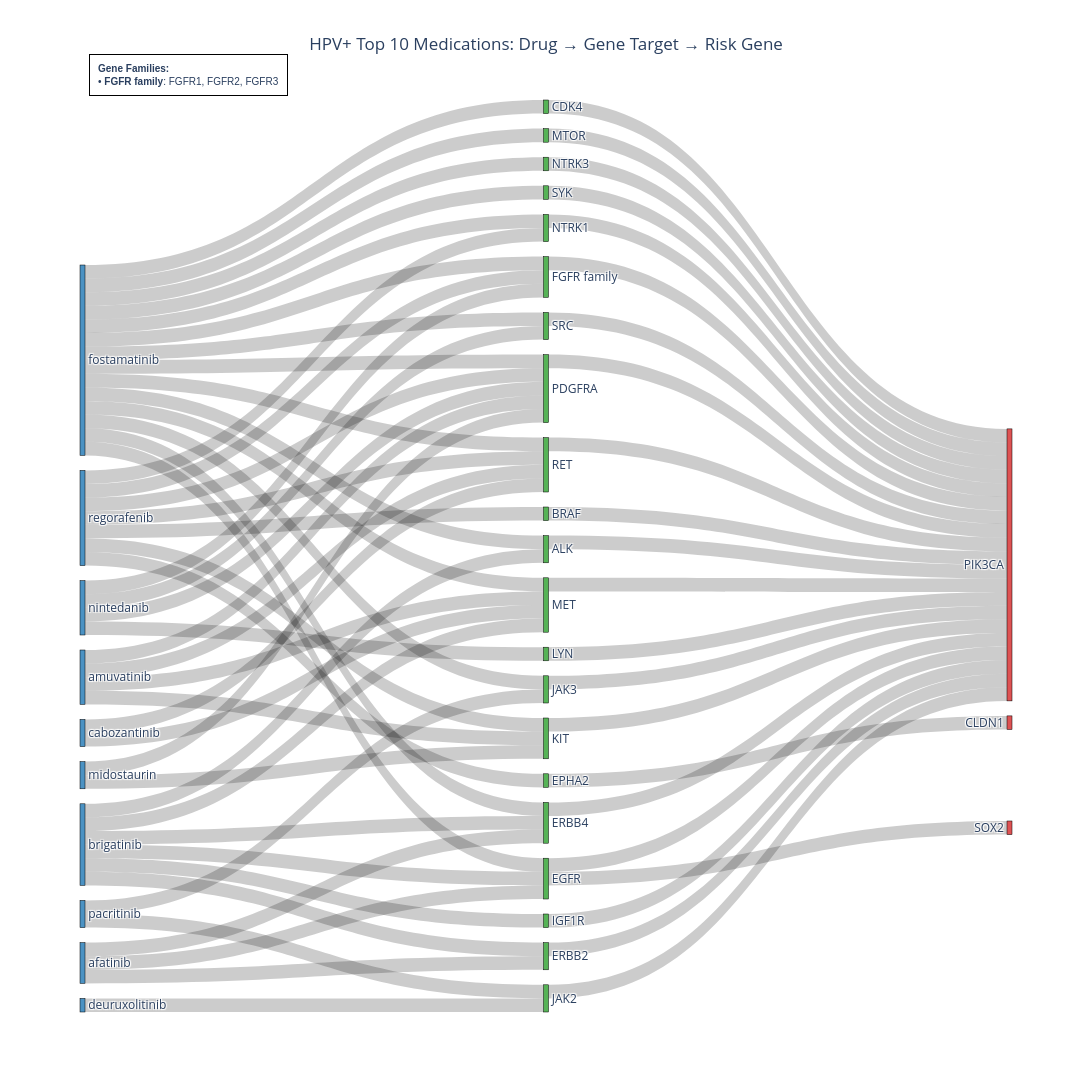
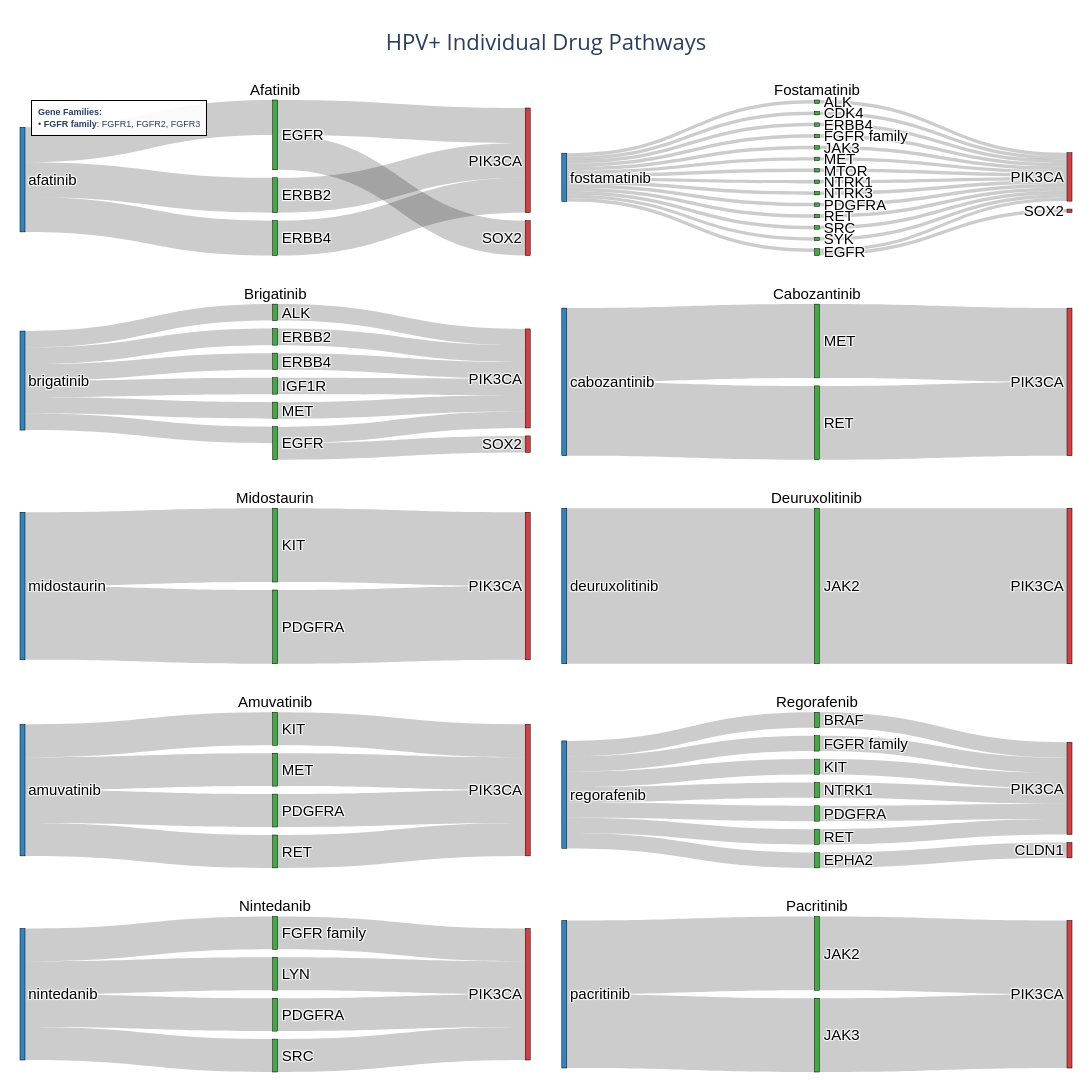

The notebook cell saved with these charts, in order:
### Markdown cell above
### HPV+ Top 10 with Required Drugs

### Code cell
# HPV+ cohort: Top 10 drugs, ensure golomotid and fostamatinib are included
results_hpv_pos = create_sankey_diagrams(
    cohort='HPV+',
    top_n=10,
    show_combined=True,
    show_individual=True,
    article_threshold=0,
    required_drugs=['Afatinib', 'Fostamatinib', 'Brigatinib', 'Cabozantinib', 'Midostaurin', 'Deuruxolitinib', 'Amuvatinib', 'Regorafenib', 'Nintedanib']
)

### Figure 1 — Plotly figure (JSON) as saved in the notebook; plotly's stock layout.template omitted (floating-point values rounded to 4 significant figures)
{"data": [{"link": {"color": "rgba(0, 0, 0, 0.2)", "source": [26, 4, 26, 0, 26, 7, 26, 14, 26, 9, 26, 6, 30, 18, 30, 12, 31, 13, 31, 8, 31, 31, 22, 33, 5, 33, 33, 1, 33, 20, 33, 16, 33, 33, 29, 29, 29, 15, 29, 4, 29, 29, 29, 29, 29, 11, 29, 29, 2, 29, 17, 29, 23, 29, 10, 27, 27, 28, 25, 25, 25, 25, 24, 24, 24, 32, 32], "target": [4, 19, 0, 19, 7, 19, 14, 19, 9, 19, 6, 19, 18, 19, 12, 19, 13, 19, 8, 19, 18, 22, 19, 5, 3, 8, 1, 19, 20, 19, 16, 19, 18, 12, 8, 16, 15, 19, 4, 21, 20, 0, 14, 7, 11, 19, 22, 2, 19, 17, 19, 23, 19, 18, 19, 14, 20, 10, 18, 12, 14, 20, 4, 7, 6, 11, 10], "value": [1, 1, 1, 1, 1, 1, 1, 1, 1, 1, 1, 1, 1, 1, 1, 1, 1, 1, 1, 1, 1, 1, 1, 1, 1, 1, 1, 1, 1, 1, 1, 1, 1, 1, 1, 1, 1, 1, 1, 1, 1, 1, 1, 1, 1, 1, 1, 1, 1, 1, 1, 1, 1, 1, 1, 1, 1, 1, 1, 1, 1, 1, 1, 1, 1, 1, 1]}, "node": {"color": ["rgba(44, 160, 44, 0.8)", "rgba(44, 160, 44, 0.8)", "rgba(44, 160, 44, 0.8)", "rgba(214, 39, 40, 0.8)", "rgba(44, 160, 44, 0.8)", "rgba(44, 160, 44, 0.8)", "rgba(44, 160, 44, 0.8)", "rgba(44, 160, 44, 0.8)", "rgba(44, 160, 44, 0.8)", "rgba(44, 160, 44, 0.8)", "rgba(44, 160, 44, 0.8)", "rgba(44, 160, 44, 0.8)", "rgba(44, 160, 44, 0.8)", "rgba(44, 160, 44, 0.8)", "rgba(44, 160, 44, 0.8)", "rgba(44, 160, 44, 0.8)", "rgba(44, 160, 44, 0.8)", "rgba(44, 160, 44, 0.8)", "rgba(44, 160, 44, 0.8)", "rgba(214, 39, 40, 0.8)", "rgba(44, 160, 44, 0.8)", "rgba(214, 39, 40, 0.8)", "rgba(44, 160, 44, 0.8)", "rgba(44, 160, 44, 0.8)", "rgba(31, 119, 180, 0.8)", "rgba(31, 119, 180, 0.8)", "rgba(31, 119, 180, 0.8)", "rgba(31, 119, 180, 0.8)", "rgba(31, 119, 180, 0.8)", "rgba(31, 119, 180, 0.8)", "rgba(31, 119, 180, 0.8)", "rgba(31, 119, 180, 0.8)", "rgba(31, 119, 180, 0.8)", "rgba(31, 119, 180, 0.8)"], "label": ["ALK", "BRAF", "CDK4", "CLDN1", "EGFR", "EPHA2", "ERBB2", "ERBB4", "FGFR family", "IGF1R", "JAK2", "JAK3", "KIT", "LYN", "MET", "MTOR", "NTRK1", "NTRK3", "PDGFRA", "PIK3CA", "RET", "SOX2", "SRC", "SYK", "afatinib", "amuvatinib", "brigatinib", "cabozantinib", "deuruxolitinib", "fostamatinib", "midostaurin", "nintedanib", "pacritinib", "regorafenib"], "line": {"color": "black", "width": 0.5}, "pad": 15, "thickness": 5, "x": [0.5, 0.5, 0.5, 0.999, 0.5, 0.5, 0.5, 0.5, 0.5, 0.5, 0.5, 0.5, 0.5, 0.5, 0.5, 0.5, 0.5, 0.5, 0.5, 0.999, 0.5, 0.999, 0.5, 0.5, 0.001, 0.001, 0.001, 0.001, 0.001, 0.001, 0.001, 0.001, 0.001, 0.001]}, "type": "sankey"}], "layout": {"annotations": [{"align": "left", "bgcolor": "rgba(255, 255, 255, 0.9)", "bordercolor": "black", "borderpad": 8, "borderwidth": 1, "font": {"family": "Arial", "size": 10}, "showarrow": false, "text": "<b>Gene Families:</b><br>• <b>FGFR family</b>: FGFR1, FGFR2, FGFR3", "x": 0.01, "xanchor": "left", "xref": "paper", "y": 1.05, "yanchor": "top", "yref": "paper"}], "font": {"size": 12}, "height": 1400, "title": {"text": "HPV+ Top 10 Medications: Drug → Gene Target → Risk Gene", "x": 0.5, "xanchor": "center"}, "width": 2400}}

### Figure 2 — Plotly figure (JSON) as saved in the notebook; plotly's stock layout.template omitted (floating-point values rounded to 4 significant figures)
{"data": [{"arrangement": "snap", "domain": {"x": [0, 0.485], "y": [0.84, 1]}, "link": {"color": "rgba(0, 0, 0, 0.2)", "source": [0, 0, 0, 1, 3, 2, 1], "target": [1, 3, 2, 4, 4, 4, 5], "value": [1, 1, 1, 1, 1, 1, 1]}, "node": {"color": ["rgba(31, 119, 180, 0.9)", "rgba(44, 160, 44, 0.9)", "rgba(44, 160, 44, 0.9)", "rgba(44, 160, 44, 0.9)", "rgba(214, 39, 40, 0.9)", "rgba(214, 39, 40, 0.9)"], "label": ["afatinib", "EGFR", "ERBB2", "ERBB4", "PIK3CA", "SOX2"], "line": {"color": "black", "width": 0.5}, "pad": 8, "thickness": 5}, "textfont": {"color": "black", "family": "Arial", "size": 15}, "type": "sankey", "valueformat": ".0f"}, {"arrangement": "snap", "domain": {"x": [0.515, 1], "y": [0.84, 1]}, "link": {"color": "rgba(0, 0, 0, 0.2)", "source": [0, 0, 0, 0, 0, 0, 0, 0, 0, 0, 0, 0, 0, 0, 3, 1, 4, 7, 11, 5, 13, 12, 9, 8, 3, 6, 2, 10, 14], "target": [5, 9, 8, 3, 12, 1, 7, 4, 6, 13, 2, 10, 14, 11, 15, 15, 15, 15, 15, 15, 15, 15, 15, 15, 16, 15, 15, 15, 15], "value": [1, 1, 1, 1, 1, 1, 1, 1, 1, 1, 1, 1, 1, 1, 1, 1, 1, 1, 1, 1, 1, 1, 1, 1, 1, 1, 1, 1, 1]}, "node": {"color": ["rgba(31, 119, 180, 0.9)", "rgba(44, 160, 44, 0.9)", "rgba(44, 160, 44, 0.9)", "rgba(44, 160, 44, 0.9)", "rgba(44, 160, 44, 0.9)", "rgba(44, 160, 44, 0.9)", "rgba(44, 160, 44, 0.9)", "rgba(44, 160, 44, 0.9)", "rgba(44, 160, 44, 0.9)", "rgba(44, 160, 44, 0.9)", "rgba(44, 160, 44, 0.9)", "rgba(44, 160, 44, 0.9)", "rgba(44, 160, 44, 0.9)", "rgba(44, 160, 44, 0.9)", "rgba(44, 160, 44, 0.9)", "rgba(214, 39, 40, 0.9)", "rgba(214, 39, 40, 0.9)"], "label": ["fostamatinib", "ALK", "CDK4", "EGFR", "ERBB4", "FGFR family", "JAK3", "MET", "MTOR", "NTRK1", "NTRK3", "PDGFRA", "RET", "SRC", "SYK", "PIK3CA", "SOX2"], "line": {"color": "black", "width": 0.5}, "pad": 8, "thickness": 5}, "textfont": {"color": "black", "family": "Arial", "size": 15}, "type": "sankey", "valueformat": ".0f"}, {"arrangement": "snap", "domain": {"x": [0, 0.485], "y": [0.63, 0.79]}, "link": {"color": "rgba(0, 0, 0, 0.2)", "source": [0, 0, 0, 0, 0, 0, 2, 1, 4, 6, 5, 3, 2], "target": [2, 1, 4, 6, 5, 3, 7, 7, 7, 7, 7, 7, 8], "value": [1, 1, 1, 1, 1, 1, 1, 1, 1, 1, 1, 1, 1]}, "node": {"color": ["rgba(31, 119, 180, 0.9)", "rgba(44, 160, 44, 0.9)", "rgba(44, 160, 44, 0.9)", "rgba(44, 160, 44, 0.9)", "rgba(44, 160, 44, 0.9)", "rgba(44, 160, 44, 0.9)", "rgba(44, 160, 44, 0.9)", "rgba(214, 39, 40, 0.9)", "rgba(214, 39, 40, 0.9)"], "label": ["brigatinib", "ALK", "EGFR", "ERBB2", "ERBB4", "IGF1R", "MET", "PIK3CA", "SOX2"], "line": {"color": "black", "width": 0.5}, "pad": 8, "thickness": 5}, "textfont": {"color": "black", "family": "Arial", "size": 15}, "type": "sankey", "valueformat": ".0f"}, {"arrangement": "snap", "domain": {"x": [0.515, 1], "y": [0.63, 0.79]}, "link": {"color": "rgba(0, 0, 0, 0.2)", "source": [0, 0, 1, 2], "target": [1, 2, 3, 3], "value": [1, 1, 1, 1]}, "node": {"color": ["rgba(31, 119, 180, 0.9)", "rgba(44, 160, 44, 0.9)", "rgba(44, 160, 44, 0.9)", "rgba(214, 39, 40, 0.9)"], "label": ["cabozantinib", "MET", "RET", "PIK3CA"], "line": {"color": "black", "width": 0.5}, "pad": 8, "thickness": 5}, "textfont": {"color": "black", "family": "Arial", "size": 15}, "type": "sankey", "valueformat": ".0f"}, {"arrangement": "snap", "domain": {"x": [0, 0.485], "y": [0.42, 0.58]}, "link": {"color": "rgba(0, 0, 0, 0.2)", "source": [0, 0, 2, 1], "target": [2, 1, 3, 3], "value": [1, 1, 1, 1]}, "node": {"color": ["rgba(31, 119, 180, 0.9)", "rgba(44, 160, 44, 0.9)", "rgba(44, 160, 44, 0.9)", "rgba(214, 39, 40, 0.9)"], "label": ["midostaurin", "KIT", "PDGFRA", "PIK3CA"], "line": {"color": "black", "width": 0.5}, "pad": 8, "thickness": 5}, "textfont": {"color": "black", "family": "Arial", "size": 15}, "type": "sankey", "valueformat": ".0f"}, {"arrangement": "snap", "domain": {"x": [0.515, 1], "y": [0.42, 0.58]}, "link": {"color": "rgba(0, 0, 0, 0.2)", "source": [0, 1], "target": [1, 2], "value": [1, 1]}, "node": {"color": ["rgba(31, 119, 180, 0.9)", "rgba(44, 160, 44, 0.9)", "rgba(214, 39, 40, 0.9)"], "label": ["deuruxolitinib", "JAK2", "PIK3CA"], "line": {"color": "black", "width": 0.5}, "pad": 8, "thickness": 5}, "textfont": {"color": "black", "family": "Arial", "size": 15}, "type": "sankey", "valueformat": ".0f"}, {"arrangement": "snap", "domain": {"x": [0, 0.485], "y": [0.21, 0.37]}, "link": {"color": "rgba(0, 0, 0, 0.2)", "source": [0, 0, 0, 0, 2, 3, 1, 4], "target": [3, 1, 2, 4, 5, 5, 5, 5], "value": [1, 1, 1, 1, 1, 1, 1, 1]}, "node": {"color": ["rgba(31, 119, 180, 0.9)", "rgba(44, 160, 44, 0.9)", "rgba(44, 160, 44, 0.9)", "rgba(44, 160, 44, 0.9)", "rgba(44, 160, 44, 0.9)", "rgba(214, 39, 40, 0.9)"], "label": ["amuvatinib", "KIT", "MET", "PDGFRA", "RET", "PIK3CA"], "line": {"color": "black", "width": 0.5}, "pad": 8, "thickness": 5}, "textfont": {"color": "black", "family": "Arial", "size": 15}, "type": "sankey", "valueformat": ".0f"}, {"arrangement": "snap", "domain": {"x": [0.515, 1], "y": [0.21, 0.37]}, "link": {"color": "rgba(0, 0, 0, 0.2)", "source": [0, 0, 0, 0, 0, 0, 0, 6, 4, 3, 2, 1, 7, 5], "target": [2, 3, 1, 7, 5, 6, 4, 9, 9, 9, 8, 9, 9, 9], "value": [1, 1, 1, 1, 1, 1, 1, 1, 1, 1, 1, 1, 1, 1]}, "node": {"color": ["rgba(31, 119, 180, 0.9)", "rgba(44, 160, 44, 0.9)", "rgba(44, 160, 44, 0.9)", "rgba(44, 160, 44, 0.9)", "rgba(44, 160, 44, 0.9)", "rgba(44, 160, 44, 0.9)", "rgba(44, 160, 44, 0.9)", "rgba(44, 160, 44, 0.9)", "rgba(214, 39, 40, 0.9)", "rgba(214, 39, 40, 0.9)"], "label": ["regorafenib", "BRAF", "EPHA2", "FGFR family", "KIT", "NTRK1", "PDGFRA", "RET", "CLDN1", "PIK3CA"], "line": {"color": "black", "width": 0.5}, "pad": 8, "thickness": 5}, "textfont": {"color": "black", "family": "Arial", "size": 15}, "type": "sankey", "valueformat": ".0f"}, {"arrangement": "snap", "domain": {"x": [0, 0.485], "y": [0, 0.16]}, "link": {"color": "rgba(0, 0, 0, 0.2)", "source": [0, 0, 0, 0, 3, 2, 1, 4], "target": [2, 1, 3, 4, 5, 5, 5, 5], "value": [1, 1, 1, 1, 1, 1, 1, 1]}, "node": {"color": ["rgba(31, 119, 180, 0.9)", "rgba(44, 160, 44, 0.9)", "rgba(44, 160, 44, 0.9)", "rgba(44, 160, 44, 0.9)", "rgba(44, 160, 44, 0.9)", "rgba(214, 39, 40, 0.9)"], "label": ["nintedanib", "FGFR family", "LYN", "PDGFRA", "SRC", "PIK3CA"], "line": {"color": "black", "width": 0.5}, "pad": 8, "thickness": 5}, "textfont": {"color": "black", "family": "Arial", "size": 15}, "type": "sankey", "valueformat": ".0f"}, {"arrangement": "snap", "domain": {"x": [0.515, 1], "y": [0, 0.16]}, "link": {"color": "rgba(0, 0, 0, 0.2)", "source": [0, 0, 2, 1], "target": [2, 1, 3, 3], "value": [1, 1, 1, 1]}, "node": {"color": ["rgba(31, 119, 180, 0.9)", "rgba(44, 160, 44, 0.9)", "rgba(44, 160, 44, 0.9)", "rgba(214, 39, 40, 0.9)"], "label": ["pacritinib", "JAK2", "JAK3", "PIK3CA"], "line": {"color": "black", "width": 0.5}, "pad": 8, "thickness": 5}, "textfont": {"color": "black", "family": "Arial", "size": 15}, "type": "sankey", "valueformat": ".0f"}], "layout": {"annotations": [{"font": {"color": "black", "family": "Arial", "size": 15}, "showarrow": false, "text": "Afatinib", "x": 0.2425, "xanchor": "center", "xref": "paper", "y": 1, "yanchor": "bottom", "yref": "paper"}, {"font": {"color": "black", "family": "Arial", "size": 15}, "showarrow": false, "text": "Fostamatinib", "x": 0.7575, "xanchor": "center", "xref": "paper", "y": 1, "yanchor": "bottom", "yref": "paper"}, {"font": {"color": "black", "family": "Arial", "size": 15}, "showarrow": false, "text": "Brigatinib", "x": 0.2425, "xanchor": "center", "xref": "paper", "y": 0.79, "yanchor": "bottom", "yref": "paper"}, {"font": {"color": "black", "family": "Arial", "size": 15}, "showarrow": false, "text": "Cabozantinib", "x": 0.7575, "xanchor": "center", "xref": "paper", "y": 0.79, "yanchor": "bottom", "yref": "paper"}, {"font": {"color": "black", "family": "Arial", "size": 15}, "showarrow": false, "text": "Midostaurin", "x": 0.2425, "xanchor": "center", "xref": "paper", "y": 0.58, "yanchor": "bottom", "yref": "paper"}, {"font": {"color": "black", "family": "Arial", "size": 15}, "showarrow": false, "text": "Deuruxolitinib", "x": 0.7575, "xanchor": "center", "xref": "paper", "y": 0.58, "yanchor": "bottom", "yref": "paper"}, {"font": {"color": "black", "family": "Arial", "size": 15}, "showarrow": false, "text": "Amuvatinib", "x": 0.2425, "xanchor": "center", "xref": "paper", "y": 0.37, "yanchor": "bottom", "yref": "paper"}, {"font": {"color": "black", "family": "Arial", "size": 15}, "showarrow": false, "text": "Regorafenib", "x": 0.7575, "xanchor": "center", "xref": "paper", "y": 0.37, "yanchor": "bottom", "yref": "paper"}, {"font": {"color": "black", "family": "Arial", "size": 15}, "showarrow": false, "text": "Nintedanib", "x": 0.2425, "xanchor": "center", "xref": "paper", "y": 0.16, "yanchor": "bottom", "yref": "paper"}, {"font": {"color": "black", "family": "Arial", "size": 15}, "showarrow": false, "text": "Pacritinib", "x": 0.7575, "xanchor": "center", "xref": "paper", "y": 0.16, "yanchor": "bottom", "yref": "paper"}, {"align": "left", "bgcolor": "rgba(255, 255, 255, 0.9)", "bordercolor": "black", "borderpad": 6, "borderwidth": 1, "font": {"family": "Arial", "size": 9}, "showarrow": false, "text": "<b>Gene Families:</b><br>• <b>FGFR family</b>: FGFR1, FGFR2, FGFR3", "x": 0.01, "xanchor": "left", "xref": "paper", "y": 1, "yanchor": "top", "yref": "paper"}], "font": {"size": 14}, "height": 2200, "margin": {"b": 20, "l": 20, "r": 20, "t": 100}, "showlegend": false, "title": {"font": {"size": 22}, "text": "HPV+ Individual Drug Pathways<br>", "x": 0.5, "xanchor": "center"}, "width": 2000}}
